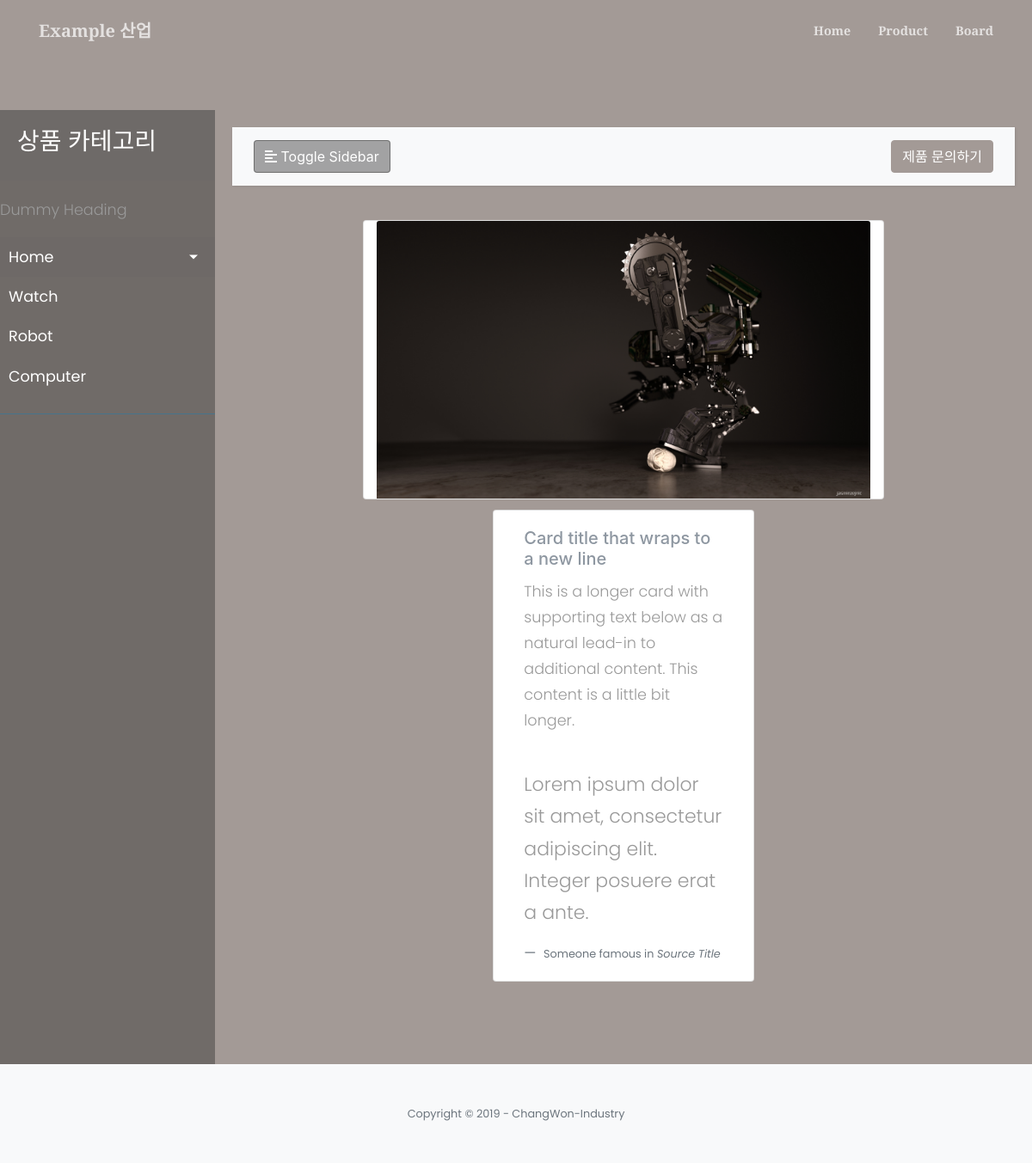
/products/17/, run on the app's committed database.
### products/models.py (models this page shows, shortened)
class KindOfProduct(models.Model):
    name = models.CharField(max_length=100, primary_key=True)    # 상품종류 이름
    def __str__(self):
        return self.name

class Product(models.Model):
    kindOf = models.ForeignKey(KindOfProduct, on_delete=models.CASCADE) # kindofproduct 외래키 참조
    name = models.CharField(max_length=10)    # 상품이름
    description = models.TextField()    # 상품정보
    price = models.IntegerField()    # 가격정보
    photo = models.ImageField(upload_to="products")    # 상품 사진이름
    photo_thumbnail = ImageSpecField(
        source = 'photo',            # 원본 ImageField 명
        processors = [ResizeToFill(960, 720)], # 사이즈 조정
        format = 'JPEG',           # 최종 저장 포맷
        options = {'quality': 60}  # 저장 옵션
    )
    created_at = models.DateTimeField(auto_now_add=True)    # 해당 레코드 생성시 현재 시간 자동저장
    updated_at = models.DateTimeField(auto_now=True)    # 해당 레코드 갱신시 현재 시간 자동저장

### products/views.py (the view)
# urls.py: path('<int:pk>/', views.product_view, name='product_view'),
def product_view(request, pk):
    product = Product.objects.get(pk=pk)
    kinds = KindOfProduct.objects.all()
    context = {
        'product':product,
        'kinds': kinds,
        'path': request.path,
        'error': "",
    }
    return render(request, 'products/product.html', context)

### products/templates/products/product.html (shortened to what this page needs)
{% extends 'products/index.html' %}
{% load i18n %}
{% load staticfiles %}
{% block product %}
<div class="container">
    <div class="card-columns row justify-content-md-center">
        <div class="card col-sm-8">
            <img src="{{ product.photo.url }}" class="card-img-top product-img" alt="{{ product.photo.url }}">
        </div>
        <div class="card col-sm-4">
            <div class="card-body">
                <h5 class="card-title">Card title that wraps to a new line</h5>
                <p class="card-text">This is a longer card with supporting text below as a natural lead-in to additional content. This content is a little bit longer.</p>
            </div>
            <blockquote class="blockquote mb-0 card-body">
                <p>Lorem ipsum dolor sit amet, consectetur adipiscing elit. Integer posuere erat a ante.</p>
                <footer class="blockquote-footer">
                    <small class="text-muted">
                        Someone famous in
                        <cite title="Source Title">Source Title</cite>
                    </small>
                </footer>
            </blockquote>
        </div>
    </div>
    </div>
{% endblock %}

### products/templates/products/index.html (shortened to what this page needs)
{% extends 'mainsite/layout.html' %}
{% load i18n %}
{% load staticfiles %}
{% block contents %}
<section class="page-section bg-primary" id="products" style="padding-bottom: 0">
    <div class="wrapper">
        <nav id="sidebar" class=" bg-secondary text-white">
            <div class="sidebar-header">
                {% block sidebar_title %}
                <h3>상품 카테고리</h3>
                {% endblock %}
            </div>
            <ul class="list-unstyled components">
                <p>Dummy Heading</p>
                <li class="active">
                    <a href="#homeSubmenu" data-toggle="collapse" aria-expanded="false" class="dropdown-toggle">Home</a>
                </li>
                {% block sidebar_category %}
                {% for kind in kinds %}
                <li>
                    <a class="kinds" href="/products?kind={{kind}}">{{ kind }}</a>
                </li>
                {% endfor %}
                {% endblock %}
            </ul>
        </nav>
        <div id="content">
            <nav class="navbar navbar-expand-lg navbar-light bg-light">
                <div class="container-fluid">
                    <button type="button" id="sidebarCollapse" class="btn btn-info">
                        <i class="fas fa-align-left"></i>
                        <span>Toggle Sidebar</span>
                    </button>
                    <button type="button" data-toggle="modal" class="btn btn-primary" data-target="#myModal" onclick = "order_private()">
                        제품 문의하기
                    </button>
                </div>
            </nav>
            {% block product %}{% endblock %}
            <nav aria-label="Page navigation" style="display: flex; justify-content: center; margin-top: 3rem;">
            </nav>
        </div>
    </div>
</section>
{% endblock %}

### mainsite/static/mainsite/css/custom.css (style rules this page uses)
body { font-family: 'Poppins', sans-serif; background: #fafafa; }
p { font-family: 'Poppins', sans-serif; font-size: 1.1em; font-weight: 300; line-height: 1.7em; color: #999; }
a, a:hover, a:focus { color: inherit; text-decoration: none; transition: all 0.3s; }
.navbar { padding: 15px 10px; background: #fff; border: none; border-radius: 0; margin-bottom: 40px; box-shadow: 1px 1px 3px rgba(0, 0, 0, 0.1); }
i, span { display: inline-block; }
.wrapper { display: flex; align-items: stretch; }
#sidebar { min-width: 250px; max-width: 250px; background: #29272769; color: #fff; transition: all 0.3s; }
#sidebar ul li a { text-align: left; }
#sidebar .sidebar-header { padding: 20px; background: #6b67675b; }
#sidebar ul.components { padding: 20px 0; border-bottom: 1px solid #47748b; }
#sidebar ul li a { padding: 10px; font-size: 1.1em; display: block; }
#sidebar ul li.active>a, a[aria-expanded="true"] { color: #fff; background: rgba(104, 99, 99, 0.205); }
a[data-toggle="collapse"] { position: relative; }
.dropdown-toggle::after { display: block; position: absolute; top: 50%; right: 20px; transform: translateY(-50%); }
#content { width: 100%; padding: 20px; min-height: 100vh; transition: all 0.3s; }

### data on the page
KindOfProduct: name "Watch"
KindOfProduct: name "Robot"
KindOfProduct: name "Computer"
Product: photo (picture)
